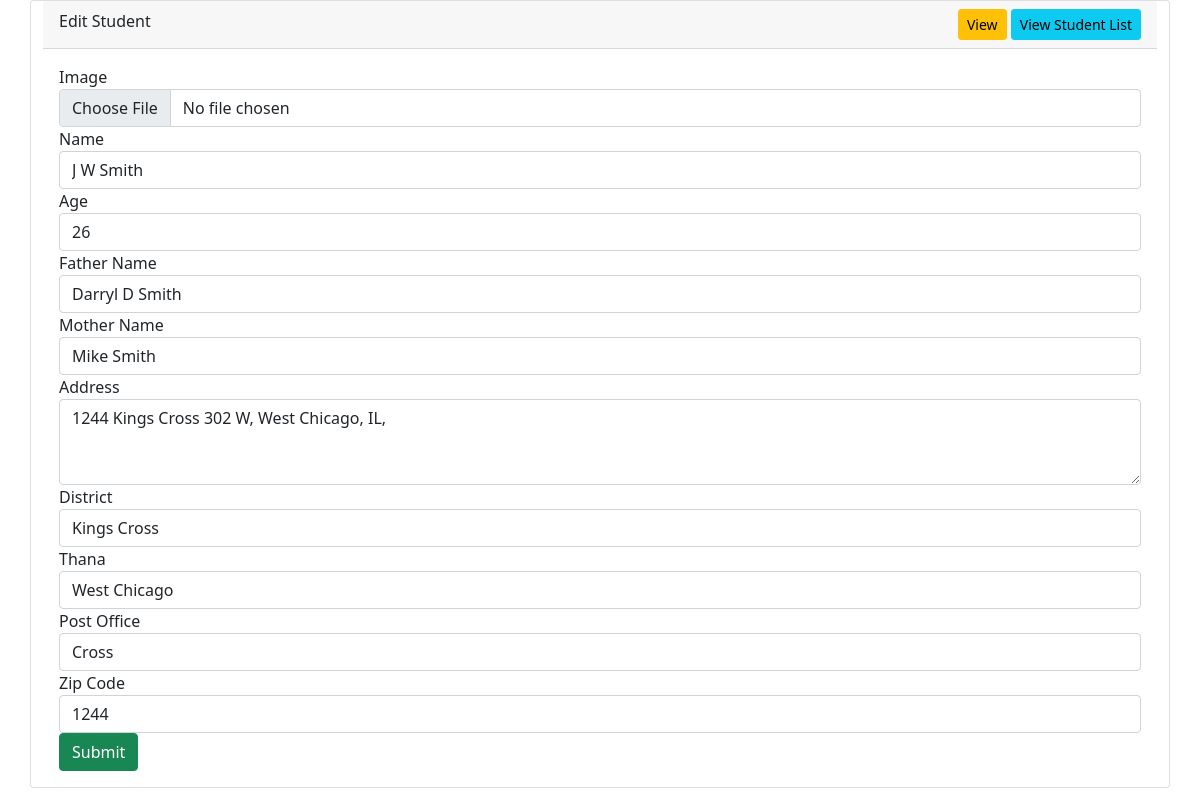
The app's page /editStudent.php?id=9 with its own data.
### tables this page shows
CREATE TABLE IF NOT EXISTS `students` (
  `id` int NOT NULL AUTO_INCREMENT,
  `image` varchar(191) NOT NULL,
  `name` varchar(50) NOT NULL,
  `age` int NOT NULL,
  `father_name` varchar(50) NOT NULL,
  `mother_name` varchar(50) NOT NULL,
  `address` longtext NOT NULL,
  `district` varchar(100) NOT NULL,
  `thana` varchar(100) NOT NULL,
  `postoffice` varchar(100) NOT NULL,
  `zipcode` int NOT NULL,
  PRIMARY KEY (`id`)
);

### database.php (called while the page is built, shortened)
<?php
class database
{
    protected function connect()
    {
        $this->host = 'localhost';
        $this->dbusername = 'root';
        $this->dbpassword = '';
        $this->dbname = 'crud';
        $con = new mysqli($this->host, $this->dbusername, $this->dbpassword, $this->dbname);
        return $con;
    }
}

### crud.php (called while the page is built, shortened)
<?php
include "database.php";
class query extends database
{
    public function getData($table, $field = '*', $condition_arr = null, $order_by_field = null, $order_by_type = 'desc', $limit = null)
    {
        $sql = "select $field from $table";
        if ($condition_arr != null) {
            $sql .= ' where ';
            $count = count($condition_arr);
            $i = 1;
            foreach ($condition_arr as $key => $val) {
                if ($count == $i) {
                    $sql.= "$key = '$val'";
                }
                else {
                    $sql.= "$key = '$val' and ";
                }
                $i++;
            }
        }
        $result = $this->connect()->query($sql);
        $arr = array();
        if ($result->num_rows > 0) {
            while ($row = $result->fetch_assoc()) {
                $arr[] = $row;
            }
        }
        return $arr;
    }
    public function get_safe_str($str)
    {
        return mysqli_real_escape_string($this->connect(), $str);
    }
}

### editStudent.php (the view, shortened to what this page needs)
<?php
include 'crud.php';
if ($_GET['id'] && $_GET['id'] != '') {
    $data = new query();
$getId = $data->get_safe_str($_GET['id']);
$id = array('id' => $getId);
$student = $data->getData('students', '*', $id);
}
else {
    header("Location: /");
}
?>
<!DOCTYPE html>
<html lang="en">
<head>
    <?php include 'css.php' ?>
</head>
<body>
    <section>
        <div class="container">
            <div class="row">
                <div class="card">
                <div class="card-header">Edit Student
                <div class="form-group" style="float: right;">
                    <a href="/viewStudent.php?id=<?php echo $getId ?>" class="btn btn-warning btn-sm">View</a>
                    <a href="/" class="btn btn-info btn-sm">View Student List</a>
                    </div>
                </div>
                    <div class="card-body">
                        <form method="post" action="/updateStudent.php" enctype="multipart/form-data">
                        <div class="form-group">
                                <label for="image">Image</label>
                                <input type="file" name="image" id="image" class="form-control dropify" data-default-file="uploads/<?php echo $student[0]['image'] ?>">
                            </div>
                            <div class="form-group">
                                <label for="name">Name</label>
                                <input id="name" class="form-control" type="text" name="name" required value="<?php echo $student[0]['name']?>">
                            </div>
                            <div class="form-group">
                                <label for="age">Age</label>
                                <input id="age" class="form-control" type="text" name="age" required value="<?php echo $student[0]['age']?>">
                            </div>
                            <div class="form-group">
                                <label for="father_name">Father Name</label>
                                <input id="father_name" class="form-control" type="text" name="father_name" required value="<?php echo $student[0]['father_name']?>">
                            </div>
                            <div class="form-group">
                                <label for="mother_name">Mother Name</label>
                                <input id="mother_name" class="form-control" type="text" name="mother_name" required value="<?php echo $student[0]['mother_name']?>">
                            </div>
                            <div class="form-group">
                                <label for="address">Address</label>
                                <textarea id="address" class="form-control" name="address" rows="3" required><?php echo $student[0]['address']?></textarea>
                            </div>
                            <div class="form-group">
                                <label for="District">District</label>
                                <input id="District" class="form-control" type="text" name="district" required value="<?php echo $student[0]['district']?>">
                            </div>
                            <div class="form-group">
                                <label for="Thana">Thana</label>
                                <input id="Thana" class="form-control" type="text" name="thana" required value="<?php echo $student[0]['thana']?>">
                            </div>
                            <div class="form-group">
                                <label for="postoffice">Post Office</label>
                                <input id="postoffice" class="form-control" type="text" name="postoffice" required value="<?php echo $student[0]['postoffice']?>">
                            </div>
                            <div class="form-group">
                                <label for="zip-code">Zip Code</label>
                                <input id="zip-code" class="form-control" type="text" name="zipcode" required value="<?php echo $student[0]['zipcode']?>">
                            </div>
                            <button class="btn btn-success" type="submit">Submit</button>
                        </form>
                    </div>
                </div>
            </div>
        </div>
    </section>
</body>
</html>

### records on screen
students: name "J W Smith", age "26", father_name "Darryl D Smith", mother_name "Mike Smith", address "1244 Kings Cross 302 W, West Chicago, IL,", district "Kings Cross", thana "West Chicago", postoffice "Cross", zipcode "1244"
